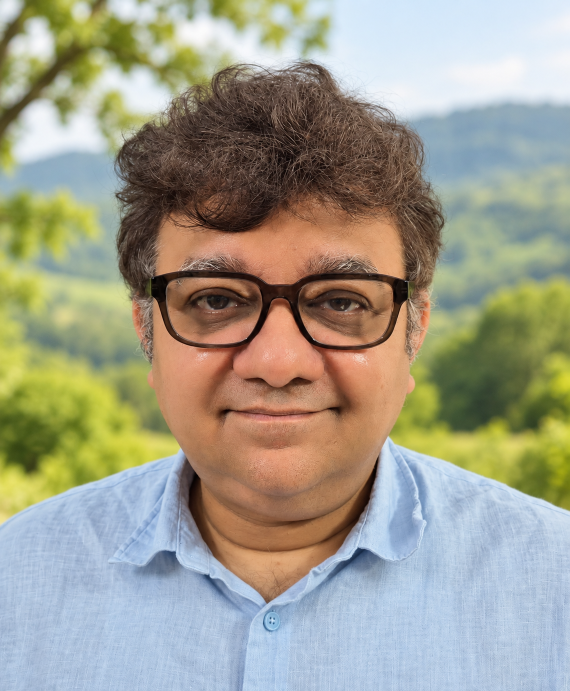
#> input picture assets/images/saswata-landscape.png, 1139 x 1381 px, found by its file name (shown at 1/2 size)
$ jupyter execute portrait-targets.ipynb
#> lines starting #> are read from the running program, lines starting #| are printed output that depends on the picture
# The same starting image with two prescribed minima

I compare two explicitly chosen reference images under the same Allen–Cahn law. a is the portrait, b is an illustrated target, and u0 is their common starting field. Channel values range from 0 to 1. The energy is half the mean squared difference from each run's own reference. A different prescribed destination is not a solver error.

I develop this calculation in small steps. I run a cell, inspect its result and test it before adding the next part. Run the cells in order in Jupyter. A code cell defines a part of the calculation or carries it out; defining a function does not run it.

I permit free noncommercial teaching, learning and demonstrations with acknowledgment. Research and commercial use require my written permission. Earlier licensed releases retain their permissions. [Read the code-use terms](https://saswataiith.github.io/using-my-resources/).

Copyright (c) 2026 Saswata Bhattacharyya.

## Step 1: Prepare the Python environment

I install the packages listed in the next cell once in the same environment as the notebook. In Jupyter or Colab, remove the comment marker from the installation line below if a package is missing. NumPy stores arrays and evaluates numerical operations. Matplotlib displays plots. Pillow reads and writes images. This installation does not change the model parameters.

[cell 1]
# %pip install numpy "pillow>=10.1" matplotlib
import numpy as np
assert np.isfinite(np.array([0.0, 1.0])).all()
print("NumPy is ready:", np.__version__)

## Step 2: Read the image and check its dimensions

I download my public portrait once, or replace this path with my own image. An RGB array has two position axes and one channel axis. The three channels are red, green and blue.

[cell 2]
from pathlib import Path
from urllib.request import urlretrieve

work = Path("lesson-data")
work.mkdir(exist_ok=True)

def get_file(relative_path):
    # I download a public example only when its local copy is missing.
    destination = work / Path(relative_path).name
    if not destination.exists():
        urlretrieve("https://saswataiith.github.io/" + relative_path, destination)
    return destination

portrait = get_file("assets/images/saswata-landscape.png")
output = "portrait-targets-results"

[cell 3]
other_portrait = get_file("assets/images/saswata-cubist.png")

## Step 3: Prepare the next part of the calculation

I define the following operations. These are the same operations as in the original source, written on separate lines so their order is clear. Inspect their values before running the next cell.

[cell 4]
import sys
from pathlib import Path
import numpy as np
from PIL import Image, ImageDraw, ImageFont

## Step 4: A portable display font

I try the original font, then DejaVu Sans, then Pillow's default font. The font changes labels on the image only; it does not change a numerical field.

[cell 5]
def portrait_font(size):
    fonts = [Path('/') / 'System' / 'Library' / 'Fonts' / 'Helvetica.ttc', 'DejaVuSans.ttf']
    for font in fonts:
        try:
            return ImageFont.truetype(str(font), size)
        except OSError:
            pass
    return ImageFont.load_default(size=size)

## Step 5: Prepare inputs and output locations

I name the input data and output directory explicitly. Re-running these cells replaces files in that lesson's output directory. I keep the original image or composition field separate from the evolving array.

[cell 6]
out = Path(output)
out.mkdir(parents=True, exist_ok=True)
a = np.array(Image.open(portrait).convert('RGB').resize((256, 312)), float) / 255
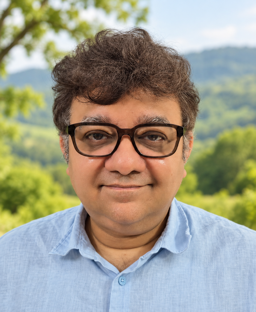
#> a: shape (312, 256, 3) float64; mean R, G, B 0.628, 0.617, 0.55
b = np.array(Image.open(other_portrait).convert('RGB').resize((256, 312)), float) / 255
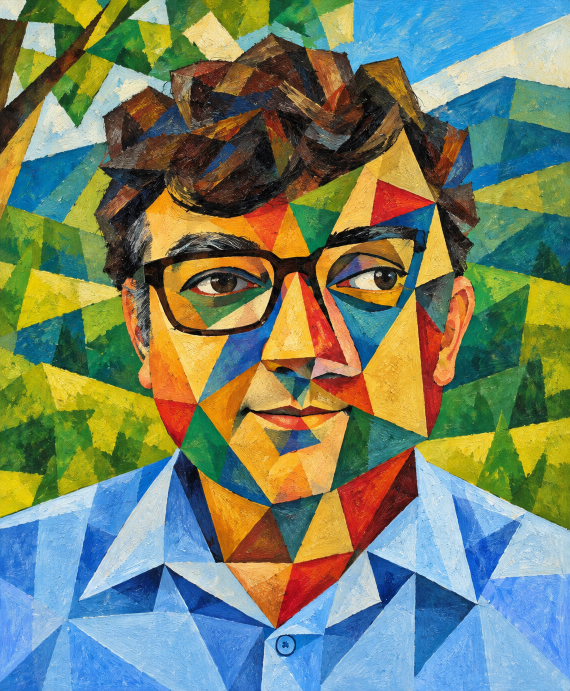
#> input picture assets/images/saswata-cubist.png, 1139 x 1381 px, found by its file name (shown at 1/2 size)
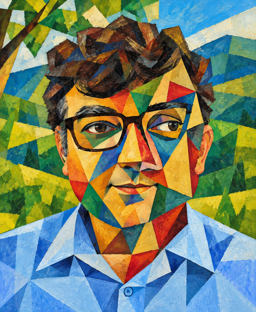
#> b: shape (312, 256, 3) float64; mean R, G, B 0.461, 0.513, 0.418
blocks = a.reshape(12, 26, 8, 32, 3).transpose(0, 2, 1, 3, 4).reshape(96, 26, 32, 3)
u0 = blocks[np.random.default_rng(19).permutation(96)].reshape(12, 8, 26, 32, 3).transpose(0, 2, 1, 3, 4).reshape(312, 256, 3)
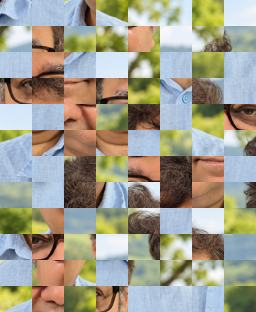
#> u0: shape (312, 256, 3) float64; mean of channels 0, 1, 2 0.628, 0.617, 0.55; drawn as R, G, B
font = portrait_font(24)
rows = []
